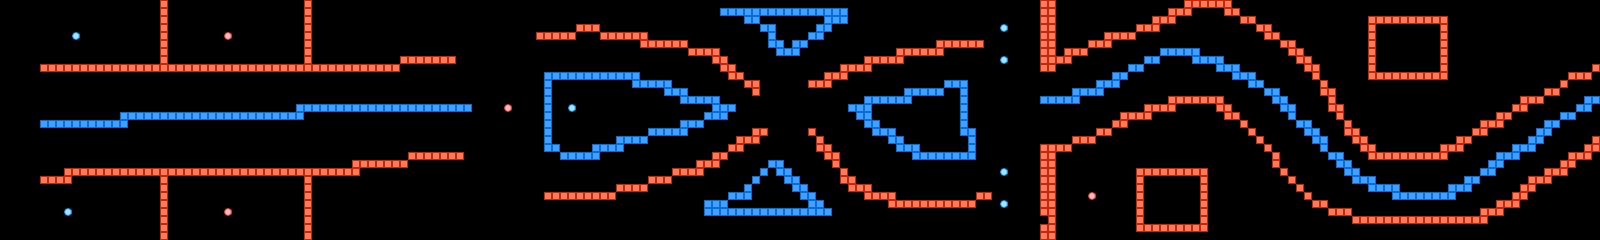

Tiled map render using the project's own tile images. Description and the map definition, with tile-layer contents summarised, below:
An orthogonal 200x30 tile map with 8x8 px tiles, 1 tile layer (layer).

<map version="1.0" orientation="orthogonal" width="200" height="30" tilewidth="8" tileheight="8">
 <tileset firstgid="1" name="chip" tilewidth="8" tileheight="8">
  <image source="chip.png" width="128" height="128" />
 </tileset>
 <layer name="layer" width="200" height="30">
  <properties>
   <property name="object" value="true" />
  </properties>
  <data>[6000 cells, 884 non-empty, 4 distinct tile ids]</data>
 </layer>
</map>
